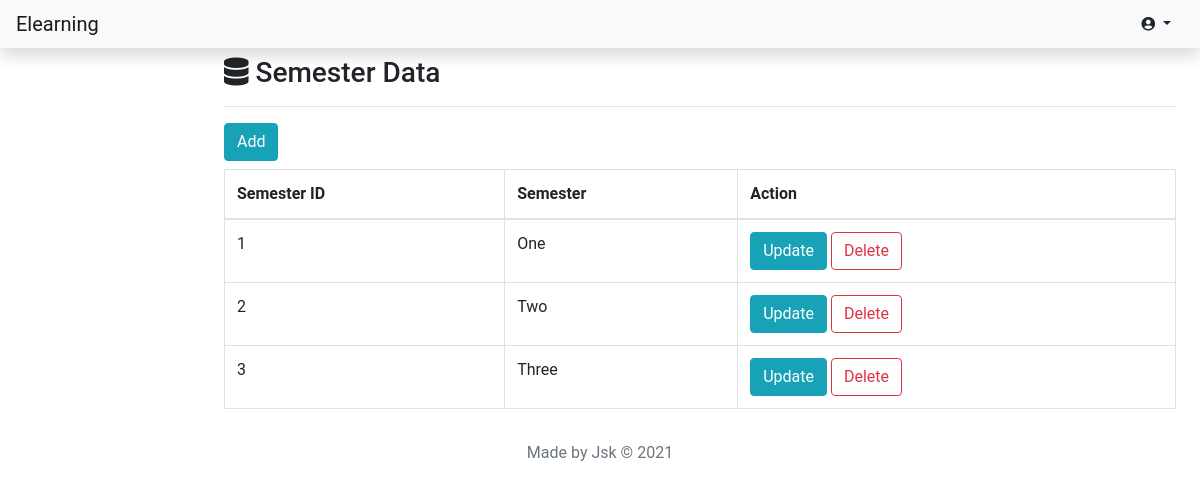
/index.php/staff/show_semester, run on the app's committed database.
### tables this page shows
CREATE TABLE `semester` (
  `semester_id` varchar(5) NOT NULL,
  `semester` varchar(10) NOT NULL
);

### application/controllers/Staff.php (called while the page is built, shortened)
<?php
class Staff extends CI_Controller
{
	public function __construct()
	{
		$this->load->model('Student_model');
		$this->load->model('Subject_model');
		$this->load->model('Semester_model');
		$this->load->model('Staff_model');
		$this->load->model('Result_model');
		$this->load->model('Branch_model');
		$this->load->model('News_model');
		$this->load->model('Event_model');
	}
	public function show_semester()
	{
		$data['semester'] = $this->Semester_model->read();
		$data['level'] = 'admin';
		$data['title'] = 'Semester Data';
		$this->load->view('layout/head', $data);
		$this->load->view('layout/navbar');
		$this->load->view('staff/semester/index', $data);
		$this->load->view('layout/footer');
	}
}

### index.php (called while the page is built, shortened)
<?php
require_once BASEPATH . 'core/CodeIgniter.php';

### application/models/Semester_model.php (called while the page is built, shortened)
<?php
class Semester_model extends CI_Model
{
	protected $table = "semester";
	public function read($data = FALSE)
	{
		if ($data == FALSE) {
			return $this->db->get($this->table)->result_array();
		}
		return $this->db->get_where($this->table, $data)->result_array();
	}
}

### application/views/staff/semester/index.php (the view, shortened to what this page needs)
<main role="main" class="col-md-9 ml-sm-auto col-lg-10 px-md-4">
	<h3 class="my-2">
		<span class="fa fa-database"></span>
		<?= $title ?>
	</h3>
	<hr>
	<a role="button" class="btn btn-info mb-2" href="<?= base_url() ?>staff/semester/add">Add</a>
	<div class="table-responsive">
		<table class="table table-bordered table-hover dt-responsive" id="manageData">
			<thead>
				<tr>
					<th>Semester ID</th>
					<th>Semester</th>
					<th>Action</th>
				</tr>
			</thead>
			<tbody>
				<?php
				foreach ($semester as $sem) : ?>
					<tr>
						<td><?= $sem['semester_id']; ?></td>
						<td><?= $sem['semester']; ?></td>
						<td>
							<a role="button" href="<?= base_url() ?>staff/semester/update?id=<?= $sem['semester_id']; ?>" class="btn btn-info">Update</a>
							<a role="button" href="<?= base_url() ?>staff/semester/delete?id=<?= $sem['semester_id']; ?>" onclick="return confirm('Are you sure you want to delete this?');" class="btn btn-outline-danger">Delete</a>
						</td>
					</tr>
				<?php
				endforeach;
				?>
			</tbody>
		</table>
	</div>
</main>

### assets/css/style.css (style rules this page uses)
html { scroll-behavior: smooth; }
body { font-family: "Roboto"; }

### data on the page
semester: semester_id "1", semester "One"
semester: semester_id "2", semester "Two"
semester: semester_id "3", semester "Three"

### other printed values
$title "Semester Data"
